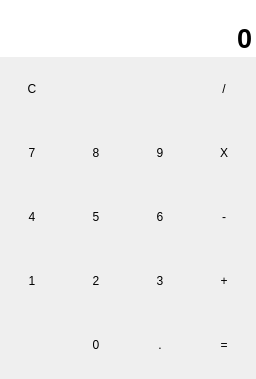
<?xml version="1.0" encoding="UTF-8"?>
<ui version="4.0">
 <class>form_calculatrice</class>
 <widget class="QWidget" name="form_calculatrice">
  <property name="geometry">
   <rect>
    <x>0</x>
    <y>0</y>
    <width>256</width>
    <height>379</height>
   </rect>
  </property>
  <property name="windowTitle">
   <string>Ma Calculatrice</string>
  </property>
  <layout class="QGridLayout" name="gridLayout">
   <property name="margin">
    <number>0</number>
   </property>
   <property name="spacing">
    <number>0</number>
   </property>
   <item row="2" column="0">
    <widget class="BoutonCustom" name="btn_c">
     <property name="minimumSize">
      <size>
       <width>64</width>
       <height>64</height>
      </size>
     </property>
     <property name="maximumSize">
      <size>
       <width>64</width>
       <height>64</height>
      </size>
     </property>
     <property name="text">
      <string>C</string>
     </property>
     <property name="flat">
      <bool>true</bool>
     </property>
    </widget>
   </item>
   <item row="0" column="0" colspan="4">
    <widget class="QLineEdit" name="le_operation">
     <property name="sizePolicy">
      <sizepolicy hsizetype="Expanding" vsizetype="Fixed">
       <horstretch>0</horstretch>
       <verstretch>0</verstretch>
      </sizepolicy>
     </property>
     <property name="frame">
      <bool>false</bool>
     </property>
     <property name="alignment">
      <set>Qt::AlignRight|Qt::AlignTrailing|Qt::AlignVCenter</set>
     </property>
    </widget>
   </item>
   <item row="3" column="3">
    <widget class="BoutonCustom" name="btn_mult">
     <property name="minimumSize">
      <size>
       <width>64</width>
       <height>64</height>
      </size>
     </property>
     <property name="maximumSize">
      <size>
       <width>64</width>
       <height>64</height>
      </size>
     </property>
     <property name="text">
      <string>X</string>
     </property>
     <property name="flat">
      <bool>true</bool>
     </property>
    </widget>
   </item>
   <item row="4" column="1">
    <widget class="BoutonCustom" name="btn_5">
     <property name="minimumSize">
      <size>
       <width>64</width>
       <height>64</height>
      </size>
     </property>
     <property name="maximumSize">
      <size>
       <width>64</width>
       <height>64</height>
      </size>
     </property>
     <property name="text">
      <string>5</string>
     </property>
     <property name="flat">
      <bool>true</bool>
     </property>
    </widget>
   </item>
   <item row="6" column="2">
    <widget class="BoutonCustom" name="btn_point">
     <property name="minimumSize">
      <size>
       <width>64</width>
       <height>64</height>
      </size>
     </property>
     <property name="maximumSize">
      <size>
       <width>64</width>
       <height>64</height>
      </size>
     </property>
     <property name="text">
      <string>.</string>
     </property>
     <property name="flat">
      <bool>true</bool>
     </property>
    </widget>
   </item>
   <item row="6" column="3">
    <widget class="BoutonCustom" name="btn_egal">
     <property name="minimumSize">
      <size>
       <width>64</width>
       <height>64</height>
      </size>
     </property>
     <property name="maximumSize">
      <size>
       <width>64</width>
       <height>64</height>
      </size>
     </property>
     <property name="text">
      <string>=</string>
     </property>
     <property name="flat">
      <bool>true</bool>
     </property>
    </widget>
   </item>
   <item row="4" column="3">
    <widget class="BoutonCustom" name="btn_moins">
     <property name="minimumSize">
      <size>
       <width>64</width>
       <height>64</height>
      </size>
     </property>
     <property name="maximumSize">
      <size>
       <width>64</width>
       <height>64</height>
      </size>
     </property>
     <property name="text">
      <string>-</string>
     </property>
     <property name="flat">
      <bool>true</bool>
     </property>
    </widget>
   </item>
   <item row="5" column="2">
    <widget class="BoutonCustom" name="btn_3">
     <property name="minimumSize">
      <size>
       <width>64</width>
       <height>64</height>
      </size>
     </property>
     <property name="maximumSize">
      <size>
       <width>64</width>
       <height>64</height>
      </size>
     </property>
     <property name="text">
      <string>3</string>
     </property>
     <property name="flat">
      <bool>true</bool>
     </property>
    </widget>
   </item>
   <item row="2" column="3">
    <widget class="BoutonCustom" name="btn_div">
     <property name="minimumSize">
      <size>
       <width>64</width>
       <height>64</height>
      </size>
     </property>
     <property name="maximumSize">
      <size>
       <width>64</width>
       <height>64</height>
      </size>
     </property>
     <property name="text">
      <string>/</string>
     </property>
     <property name="flat">
      <bool>true</bool>
     </property>
    </widget>
   </item>
   <item row="4" column="0">
    <widget class="BoutonCustom" name="btn_4">
     <property name="minimumSize">
      <size>
       <width>64</width>
       <height>64</height>
      </size>
     </property>
     <property name="maximumSize">
      <size>
       <width>64</width>
       <height>64</height>
      </size>
     </property>
     <property name="text">
      <string>4</string>
     </property>
     <property name="flat">
      <bool>true</bool>
     </property>
    </widget>
   </item>
   <item row="6" column="1">
    <widget class="BoutonCustom" name="btn_0">
     <property name="minimumSize">
      <size>
       <width>64</width>
       <height>64</height>
      </size>
     </property>
     <property name="maximumSize">
      <size>
       <width>64</width>
       <height>64</height>
      </size>
     </property>
     <property name="text">
      <string>0</string>
     </property>
     <property name="flat">
      <bool>true</bool>
     </property>
    </widget>
   </item>
   <item row="4" column="2">
    <widget class="BoutonCustom" name="btn_6">
     <property name="minimumSize">
      <size>
       <width>64</width>
       <height>64</height>
      </size>
     </property>
     <property name="maximumSize">
      <size>
       <width>64</width>
       <height>64</height>
      </size>
     </property>
     <property name="text">
      <string>6</string>
     </property>
     <property name="flat">
      <bool>true</bool>
     </property>
    </widget>
   </item>
   <item row="5" column="1">
    <widget class="BoutonCustom" name="btn_2">
     <property name="minimumSize">
      <size>
       <width>64</width>
       <height>64</height>
      </size>
     </property>
     <property name="maximumSize">
      <size>
       <width>64</width>
       <height>64</height>
      </size>
     </property>
     <property name="text">
      <string>2</string>
     </property>
     <property name="flat">
      <bool>true</bool>
     </property>
    </widget>
   </item>
   <item row="5" column="3">
    <widget class="BoutonCustom" name="btn_plus">
     <property name="minimumSize">
      <size>
       <width>64</width>
       <height>64</height>
      </size>
     </property>
     <property name="maximumSize">
      <size>
       <width>64</width>
       <height>64</height>
      </size>
     </property>
     <property name="text">
      <string>+</string>
     </property>
     <property name="flat">
      <bool>true</bool>
     </property>
    </widget>
   </item>
   <item row="3" column="1">
    <widget class="BoutonCustom" name="btn_8">
     <property name="minimumSize">
      <size>
       <width>64</width>
       <height>64</height>
      </size>
     </property>
     <property name="maximumSize">
      <size>
       <width>64</width>
       <height>64</height>
      </size>
     </property>
     <property name="text">
      <string>8</string>
     </property>
     <property name="flat">
      <bool>true</bool>
     </property>
    </widget>
   </item>
   <item row="3" column="0">
    <widget class="BoutonCustom" name="btn_7">
     <property name="minimumSize">
      <size>
       <width>64</width>
       <height>64</height>
      </size>
     </property>
     <property name="maximumSize">
      <size>
       <width>64</width>
       <height>64</height>
      </size>
     </property>
     <property name="text">
      <string>7</string>
     </property>
     <property name="flat">
      <bool>true</bool>
     </property>
    </widget>
   </item>
   <item row="5" column="0">
    <widget class="BoutonCustom" name="btn_1">
     <property name="minimumSize">
      <size>
       <width>64</width>
       <height>64</height>
      </size>
     </property>
     <property name="maximumSize">
      <size>
       <width>64</width>
       <height>64</height>
      </size>
     </property>
     <property name="text">
      <string>1</string>
     </property>
     <property name="flat">
      <bool>true</bool>
     </property>
    </widget>
   </item>
   <item row="3" column="2">
    <widget class="BoutonCustom" name="btn_9">
     <property name="minimumSize">
      <size>
       <width>64</width>
       <height>64</height>
      </size>
     </property>
     <property name="maximumSize">
      <size>
       <width>64</width>
       <height>64</height>
      </size>
     </property>
     <property name="text">
      <string>9</string>
     </property>
     <property name="flat">
      <bool>true</bool>
     </property>
    </widget>
   </item>
   <item row="1" column="0" colspan="4">
    <widget class="QLineEdit" name="le_resultat">
     <property name="sizePolicy">
      <sizepolicy hsizetype="Expanding" vsizetype="Fixed">
       <horstretch>0</horstretch>
       <verstretch>0</verstretch>
      </sizepolicy>
     </property>
     <property name="font">
      <font>
       <pointsize>20</pointsize>
       <weight>75</weight>
       <bold>true</bold>
      </font>
     </property>
     <property name="text">
      <string>0</string>
     </property>
     <property name="frame">
      <bool>false</bool>
     </property>
     <property name="alignment">
      <set>Qt::AlignRight|Qt::AlignTrailing|Qt::AlignVCenter</set>
     </property>
     <property name="readOnly">
      <bool>true</bool>
     </property>
    </widget>
   </item>
  </layout>
 </widget>
 <customwidgets>
  <customwidget>
   <class>BoutonCustom</class>
   <extends>QPushButton</extends>
   <header>boutonCustom</header>
  </customwidget>
 </customwidgets>
 <resources/>
 <connections/>
</ui>
